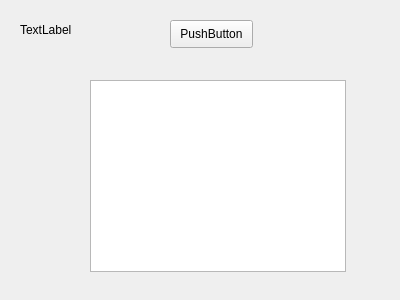
<?xml version="1.0" encoding="UTF-8"?>
<ui version="4.0">
 <class>MainWindow</class>
 <widget class="QMainWindow" name="MainWindow">
  <property name="geometry">
   <rect>
    <x>0</x>
    <y>0</y>
    <width>400</width>
    <height>300</height>
   </rect>
  </property>
  <property name="windowTitle">
   <string>StopWatch-QT</string>
  </property>
  <widget class="QWidget" name="centralWidget">
   <widget class="QLabel" name="lblTimer">
    <property name="geometry">
     <rect>
      <x>20</x>
      <y>20</y>
      <width>62</width>
      <height>20</height>
     </rect>
    </property>
    <property name="text">
     <string>TextLabel</string>
    </property>
   </widget>
   <widget class="QPushButton" name="pbtStartLap">
    <property name="geometry">
     <rect>
      <x>170</x>
      <y>20</y>
      <width>83</width>
      <height>28</height>
     </rect>
    </property>
    <property name="text">
     <string>PushButton</string>
    </property>
   </widget>
   <widget class="QListView" name="listView">
    <property name="geometry">
     <rect>
      <x>90</x>
      <y>80</y>
      <width>256</width>
      <height>192</height>
     </rect>
    </property>
   </widget>
  </widget>
 </widget>
 <layoutdefault spacing="6" margin="11"/>
 <resources/>
 <connections/>
</ui>
